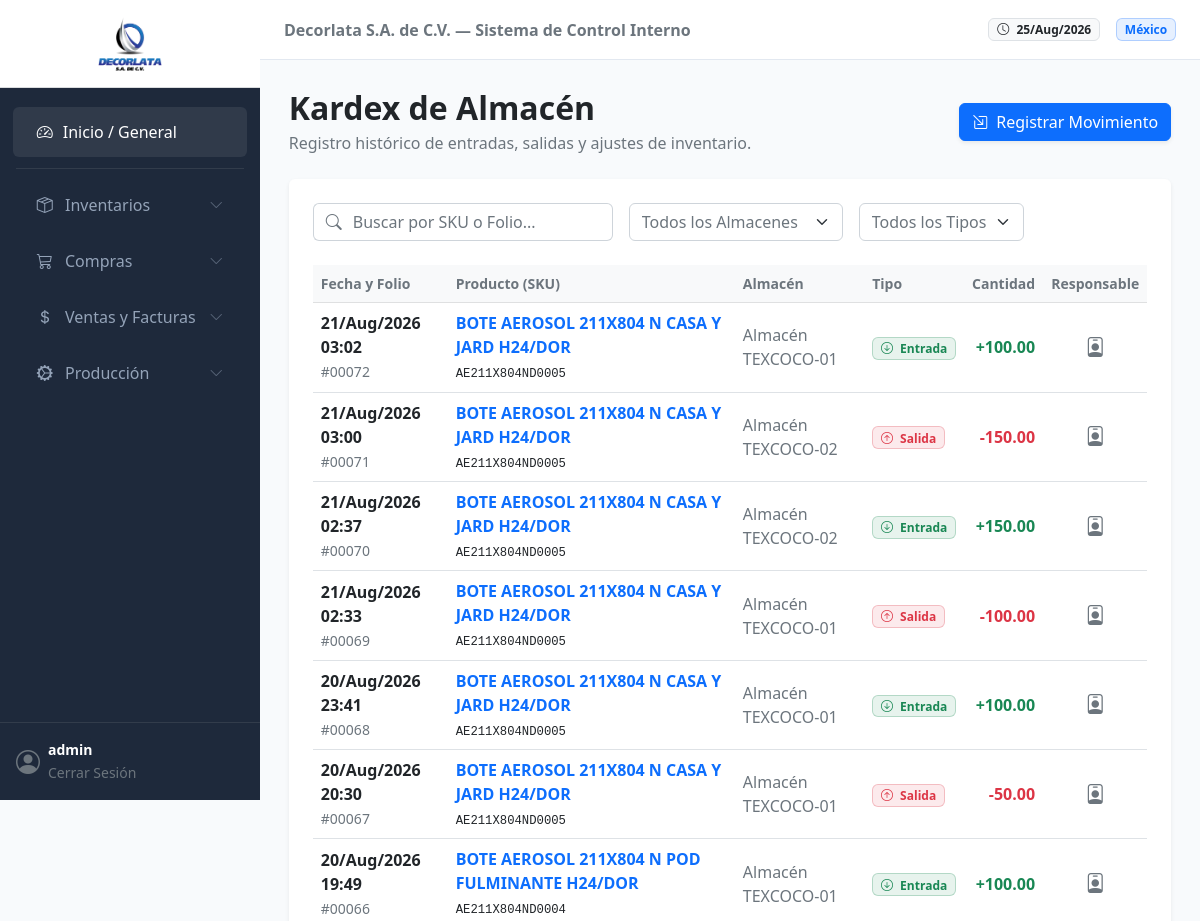
Before: /inventario/movimientos/ (signed in, upper part) with the older database file.
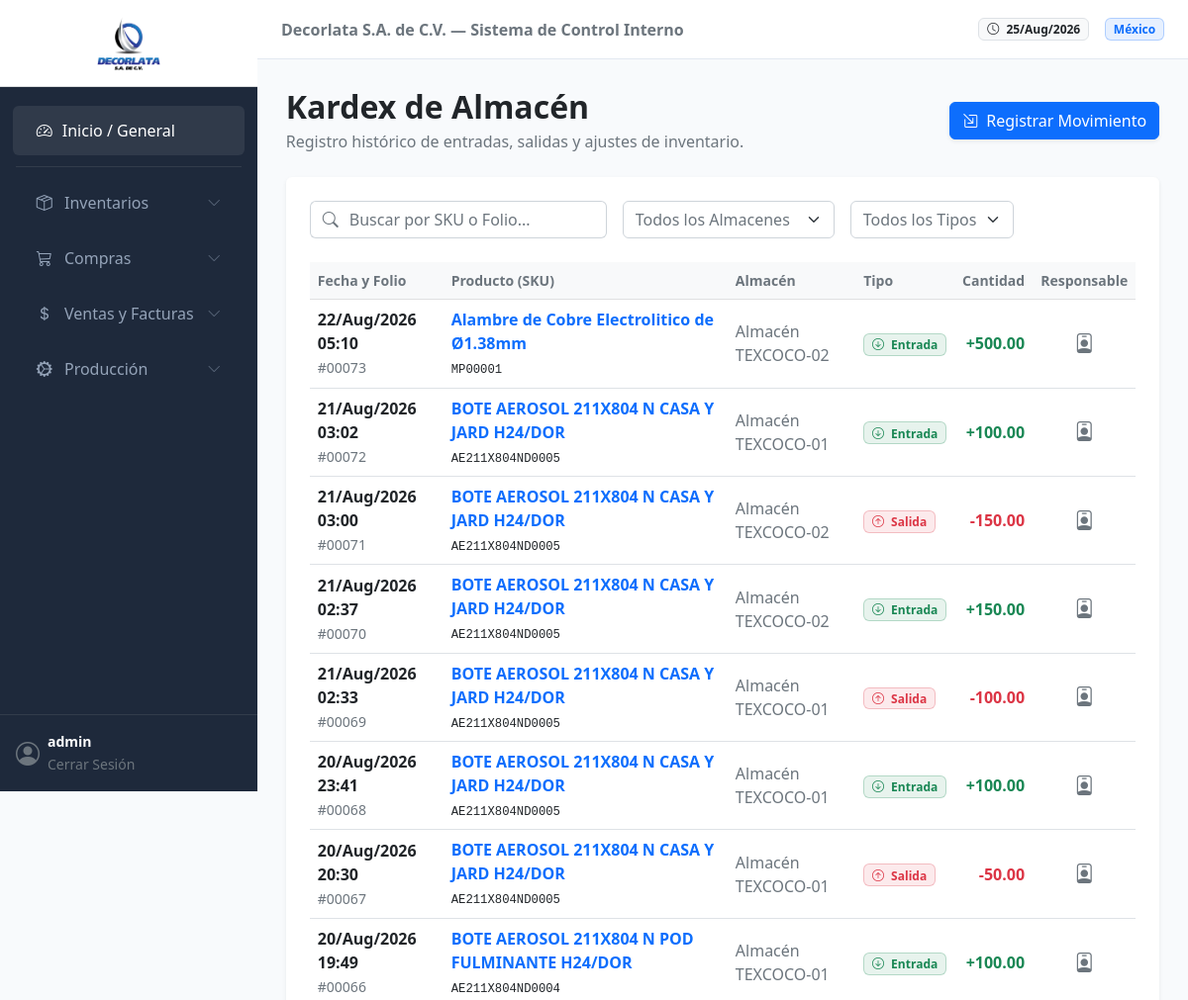
After: the same page with the newer database file.
### inventario/models.py (models this page shows, shortened)
class MovimientoInventario(models.Model):
    ENTRADA = 'E'
    SALIDA = 'S'
    TRANSFERENCIA = 'T'
    AJUSTE = 'A'
    TIPO_MOVIMIENTO_CHOICES = [
        (ENTRADA, 'Entrada (Compra/Producción)'),
        (SALIDA, 'Salida (Venta/Consumo)'),
        (TRANSFERENCIA, 'Transferencia entre Bodegas'),
        (AJUSTE, 'Ajuste Manual'),
    ]
    fecha = models.DateTimeField(auto_now_add=True)
    producto = models.ForeignKey(Producto, on_delete=models.PROTECT)
    bodega_origen = models.ForeignKey(Bodega, on_delete=models.PROTECT, related_name='movimientos_origen', blank=True, null=True)
    bodega_destino = models.ForeignKey(Bodega, on_delete=models.PROTECT, related_name='movimientos_destino', blank=True, null=True)
    tipo_movimiento = models.CharField(max_length=1, choices=TIPO_MOVIMIENTO_CHOICES)
    cantidad = models.DecimalField(max_digits=18, decimal_places=6)
    lote = models.CharField(max_length=50, blank=True, null=True, help_text="Número de Lote (crítico para Químicos/Componentes)")
    fecha_caducidad = models.DateField(blank=True, null=True, help_text="Fecha de caducidad aplicable según el lote")
    moneda_original = models.ForeignKey(
        Moneda, on_delete=models.PROTECT, blank=True, null=True,
        help_text="Moneda original de la transacción (Ej: USD en compra de válvulas)"
    )
    costo_unitario_original = models.DecimalField(
        max_digits=18, decimal_places=6, blank=True, null=True,
        help_text="Costo en la moneda de origen al momento del movimiento"
    )
    tipo_cambio_aplicado = models.DecimalField(
        max_digits=18, decimal_places=6, default=Decimal('1.000000'),
        help_text="Tipo de cambio del DOF aplicado ese día"
    )
    costo_unitario_mxn_capturado = models.DecimalField(
        max_digits=18, decimal_places=6, default=Decimal('0.000000'),
        help_text="Costo resultante en MXN integrado a la contabilidad"
    )
    referencia_operacion = models.CharField(max_length=100, blank=True, null=True, help_text="Ej: Folio OC-2026-004 o OP-2026-001")
    usuario = models.ForeignKey('auth.User', on_delete=models.PROTECT, help_text="Usuario que registró el movimiento")
    observaciones = models.TextField(blank=True, null=True)
    class Meta:
        verbose_name = "Movimiento de Inventario (Kardex)"
        verbose_name_plural = "Movimientos de Inventario (Kardex)"
        ordering = ['-fecha'] # Ordenar por fecha descendente

class Producto(models.Model):
    MATERIA_PRIMA = 'MP'
    COMPONENTE = 'CP'
    PRODUCTO_TERMINADO = 'PT'
    HOJALATA = 'HL'
    HOJA_LITOGRAFIADA = 'LL'
    PLANTILLA = 'CC'
    TIPO_PRODUCTO_CHOICES = [
        (MATERIA_PRIMA, 'Materia Prima (Materiales de Empaque/Cobre/Bzniz)'),
        (COMPONENTE, 'Componente (Conos/Fondos/Boq./Válvulas)'),
        (PRODUCTO_TERMINADO, 'Bote Terminado (Aerosol,Alcoholero,Pintura)'),
        (HOJALATA, 'Hojalata Plain'),
        (HOJA_LITOGRAFIADA, 'Litografiada / Barnizada'),
        (PLANTILLA, 'Cuerpos Cortados'),
    ]
    nombre = models.CharField(max_length=255)
    sku = models.CharField(max_length=50, unique=True, help_text="Ej: AE-001 (Aerosol) o MP-BAR-EPO (Barniz)")
    descripcion = models.TextField(blank=True, null=True)
    tipo = models.CharField(max_length=2, choices=TIPO_PRODUCTO_CHOICES, default=PRODUCTO_TERMINADO)
    unidad_medida = models.ForeignKey(UnidadMedida, on_delete=models.PROTECT, help_text="Ej: Pza, Kg")
    moneda_base_costo = models.ForeignKey(
        Moneda, on_delete=models.PROTECT, related_name='productos_costo', help_text="Moneda en la que se rastrea el costo promedio"
    )
    moneda_base_venta = models.ForeignKey(
        Moneda, on_delete=models.PROTECT, related_name='productos_venta', help_text="Moneda de referencia para precios de venta"
    )
    costo_promedio_mxn = models.DecimalField(
        max_digits=18, decimal_places=6, default=Decimal('0.000000'), help_text="Costo promedio unitario en MXN para contabilidad"
    )
    class Meta:
        verbose_name = "Producto"
        verbose_name_plural = "Catálogo de Productos"

class Bodega(models.Model):
    codigo = models.CharField(max_length=20, unique=True)
    nombre = models.CharField(max_length=100)
    descripcion = models.TextField(blank=True, null=True)
    class Meta:
        verbose_name = "Bodega / Almacén"
        verbose_name_plural = "Bodegas / Almacenes"

### inventario/views.py (the view)
# urls.py: path('movimientos/', views.movimientos_view, name='movimientos'),
@login_required
def movimientos_view(request):
    movimientos = MovimientoInventario.objects.select_related(
        'producto', 'bodega_origen', 'bodega_destino', 'usuario'
    ).all().order_by('-fecha')
    query = request.GET.get('q', '').strip()
    bodega_id = request.GET.get('bodega', '')
    tipo = request.GET.get('tipo', '')
    if query:
        movimientos = movimientos.filter(
            Q(producto__sku__icontains=query) |
            Q(referencia_operacion__icontains=query) |
            Q(producto__nombre__icontains=query)
        )
    if bodega_id:
        movimientos = movimientos.filter(
            Q(bodega_origen_id=bodega_id) | Q(bodega_destino_id=bodega_id)
        )
    if tipo:
        movimientos = movimientos.filter(tipo_movimiento=tipo)
    if request.headers.get('HX-Request'):
        return render(request, 'inventario/partials/_tabla_movimientos.html', {'movimientos': movimientos})
    bodegas = Bodega.objects.all().order_by('nombre')
    return render(request, 'inventario/movimientos.html', {
        'movimientos': movimientos,
        'bodegas': bodegas,
        'query': query
    })

### inventario/templates/inventario/movimientos.html (shortened to what this page needs)
{% extends 'general/base.html' %}
{% load static %}
{% block content %}
<div class="row mb-4 align-items-center">
    <div class="col">
        <h2 class="fw-bold text-dark mb-1">Kardex de Almacén</h2>
        <p class="text-muted mb-0">Registro histórico de entradas, salidas y ajustes de inventario.</p>
    </div>
    <div class="col-auto">
        <button class="btn btn-primary shadow-sm"
                hx-get="{% url 'inventario:registrar_movimiento' %}"
                hx-target="#form-movimiento-container"
                data-bs-toggle="offcanvas"
                data-bs-target="#offcanvasMovimiento">
            <i class="bi bi-box-arrow-in-down-right me-2"></i>Registrar Movimiento
        </button>
    </div>
</div>
<div class="card border-0 shadow-sm mb-4">
    <div class="card-body p-4">
    <div class="d-flex flex-wrap gap-3 mb-4" id="filtros-kardex">
        <div class="input-group w-auto flex-grow-1" style="max-width: 300px;">
            <span class="input-group-text bg-white border-end-0 text-muted"><i class="bi bi-search"></i></span>
            <input type="text" name="q" class="form-control border-start-0 ps-0" placeholder="Buscar por SKU o Folio..."
                    value="{{ query }}"
                    hx-get="{% url 'inventario:movimientos' %}"
                    hx-trigger="keyup changed delay:400ms, search"
                    hx-target="#tabla-movimientos-container"
                    hx-include="#filtros-kardex [name]">
        </div>
        <select name="bodega" class="form-select w-auto text-muted small"
                hx-get="{% url 'inventario:movimientos' %}"
                hx-trigger="change"
                hx-target="#tabla-movimientos-container"
                hx-include="#filtros-kardex [name]">
            <option value="">Todos los Almacenes</option>
        </select>
        <select name="tipo" class="form-select w-auto text-muted small"
                hx-get="{% url 'inventario:movimientos' %}"
                hx-trigger="change"
                hx-target="#tabla-movimientos-container"
                hx-include="#filtros-kardex [name]">
            <option value="">Todos los Tipos</option>
        </select>
    </div>
        <div id="tabla-movimientos-container"
            hx-get="{% url 'inventario:movimientos' %}"
            hx-trigger="movimientoGuardado from:body">
            {% include 'inventario/partials/_tabla_movimientos.html' %}
        </div>
    </div>
</div>
{% endblock %}

### inventario/templates/inventario/partials/_tabla_movimientos.html (shortened to what this page needs)
<div class="table-responsive">
    <table class="table table-hover align-middle mb-0">
        <thead class="table-light text-muted small">
            <tr>
                <th>Fecha y Folio</th>
                <th>Producto (SKU)</th>
                <th>Almacén</th>
                <th>Tipo</th>
                <th class="text-end">Cantidad</th>
                <th class="text-center">Responsable</th>
            </tr>
        </thead>
        <tbody class="text-secondary text-sm">
            {% for mov in movimientos %}
            <tr>
                <td>
                    <div class="fw-bold text-dark">{{ mov.fecha|date:"d/M/Y H:i" }}</div>
                    <small class="text-muted">#{{ mov.id|stringformat:"05d" }}</small>
                </td>
                <td>
                    <div class="fw-semibold text-primary">{{ mov.producto.nombre }}</div>
                    <small class="text-muted"><code class="text-dark">{{ mov.producto.sku }}</code></small>
                </td>
                <td>
                    {% if mov.tipo_movimiento == 'E' %}
                        {{ mov.bodega_destino.nombre }}
                    {% elif mov.tipo_movimiento == 'S' %}
                        {{ mov.bodega_origen.nombre }}
                    {% else %}
                        {{ mov.bodega_origen.nombre }} <i class="bi bi-arrow-right"></i> {{ mov.bodega_destino.nombre }}
                    {% endif %}
                </td>
                <td>
                    {% if mov.tipo_movimiento == 'E' %}
                        <span class="badge bg-success bg-opacity-10 text-success border border-success border-opacity-25"><i class="bi bi-arrow-down-circle me-1"></i> Entrada</span>
                    {% elif mov.tipo_movimiento == 'S' %}
                        <span class="badge bg-danger bg-opacity-10 text-danger border border-danger border-opacity-25"><i class="bi bi-arrow-up-circle me-1"></i> Salida</span>
                    {% else %}
                        <span class="badge bg-info text-dark"><i class="bi bi-arrow-left-right me-1"></i> Transferencia</span>
                    {% endif %}
                </td>
                <td class="text-end fw-bold {% if mov.tipo_movimiento == 'E' %}text-success{% else %}text-danger{% endif %}">
                    {% if mov.tipo_movimiento == 'E' %}+{% else %}-{% endif %}{{ mov.cantidad|floatformat:2 }}
                </td>
                <td class="text-center"><i class="bi bi-person-badge fs-5 text-muted" title="{{ mov.usuario.username }}"></i></td>
            </tr>
            {% endfor %}
        </tbody>
    </table>
</div>

Changed rows visible on the page:
added MovimientoInventario: fecha "22/Aug/2026 05:10", id "00073", producto.nombre "Alambre de Cobre Electrolitico de Ø1.38mm", producto.sku "MP00001", bodega_destino.nombre "Almacén TEXCOCO-02", tipo_movimiento "E" (drawn), cantidad "500.00"
